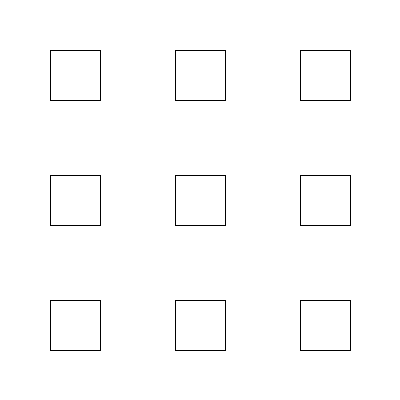
Frame 1 (no input)
Frame 60 (the mouse pressed at the canvas centre just before this capture): identical to frame 1, image omitted
Frame 120 (the mouse held since frame 60 and released just before this capture): identical to frame 1, image omitted

The Processing sketch that drew this single still picture (run headless with seeded random() and noise(); from frame 60 on, the mouse is pressed at the canvas centre):

// Processing sketch: processing_112367
// ── processing_112367.pde

void setup(){
  size(400,400);
  background(255);
   rect(50,50,50,50);
  rect(175,50,50,50);
  rect(300,50,50,50);
  rect(50,175,50,50);
  rect(175,175,50,50);
  rect(300,175,50,50);
  rect(50,300,50,50);
  rect(175,300,50,50);
  rect(300,300,50,50);
  println( "Type any letters from A-I and see what happens...");
  
}
void draw(){
  stroke(mouseX,mouseY,25);
  strokeWeight(1);
 
 if(keyPressed == true){
    if (key == 'a' || key =='A'){
      fill(255,0,0);
      rect(50,50,50,50);
     }
    else if (key == 'b' || key == 'B'){
      fill(20,255,0);
      rect(175,50,50,50);
      
      }
    else if (key == 'c' || key == 'C'){
      fill(255,0,192);
      rect(300,50,50,50);
    }
    else if (key == 'd' || key =='D'){
      fill(255,230,0);
       rect(50,175,50,50);
    }
    else if (key == 'e' || key == 'E'){
      fill(3,0,255);
      rect(175,175,50,50);
    }
    else if (key == 'f' || key == 'F'){
      fill(0,255,240);
      rect(300,175,50,50);
    }
    else if (key == 'g' || key == 'G'){
      fill(255,110,0);
      rect(50,300,50,50);
    }
    else if (key == 'h' || key == 'H'){
      fill(206,114,163);
      rect(175,300,50,50);
    }
    else if (key == 'i' || key == 'I'){
      fill(70,86,90);
      rect(300,300,50,50);
    }
      else
    fill(255);
  }
 
}
